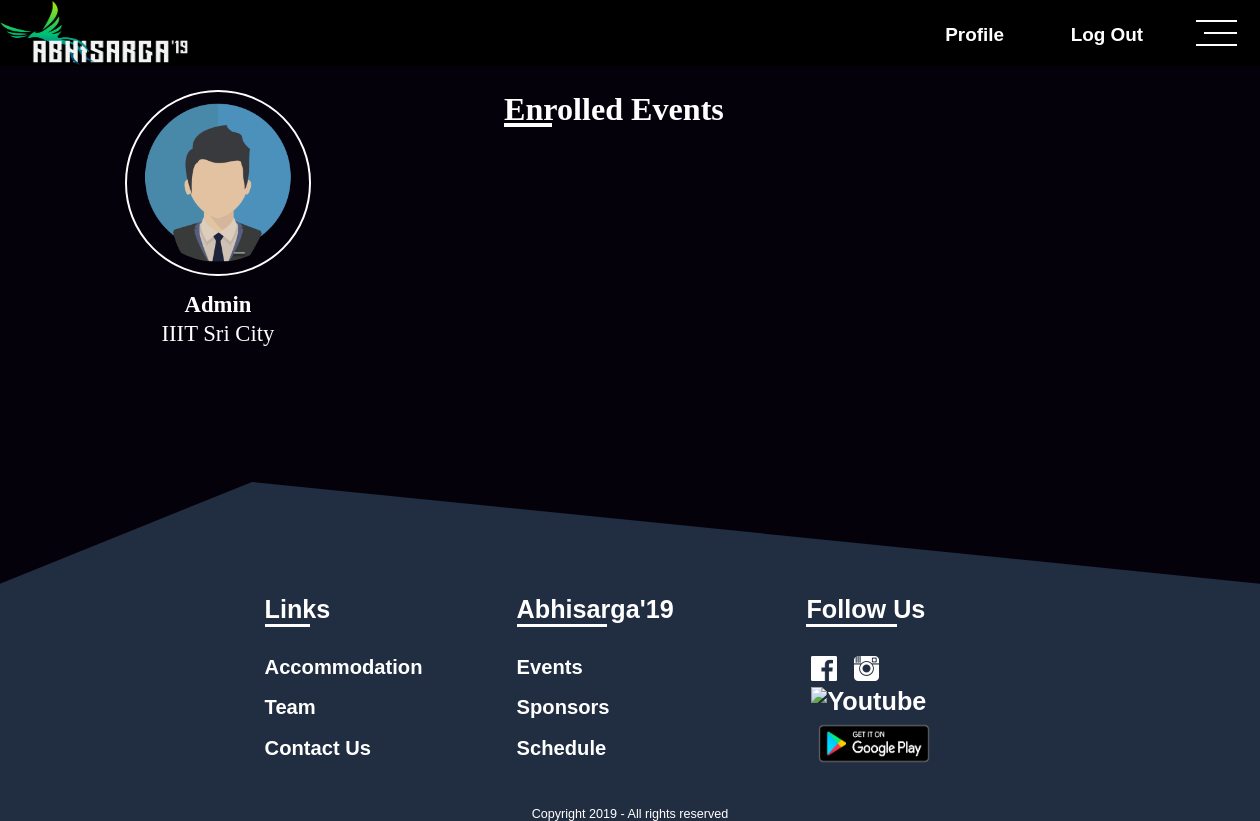
The app's page /profile/ (signed in), older data.
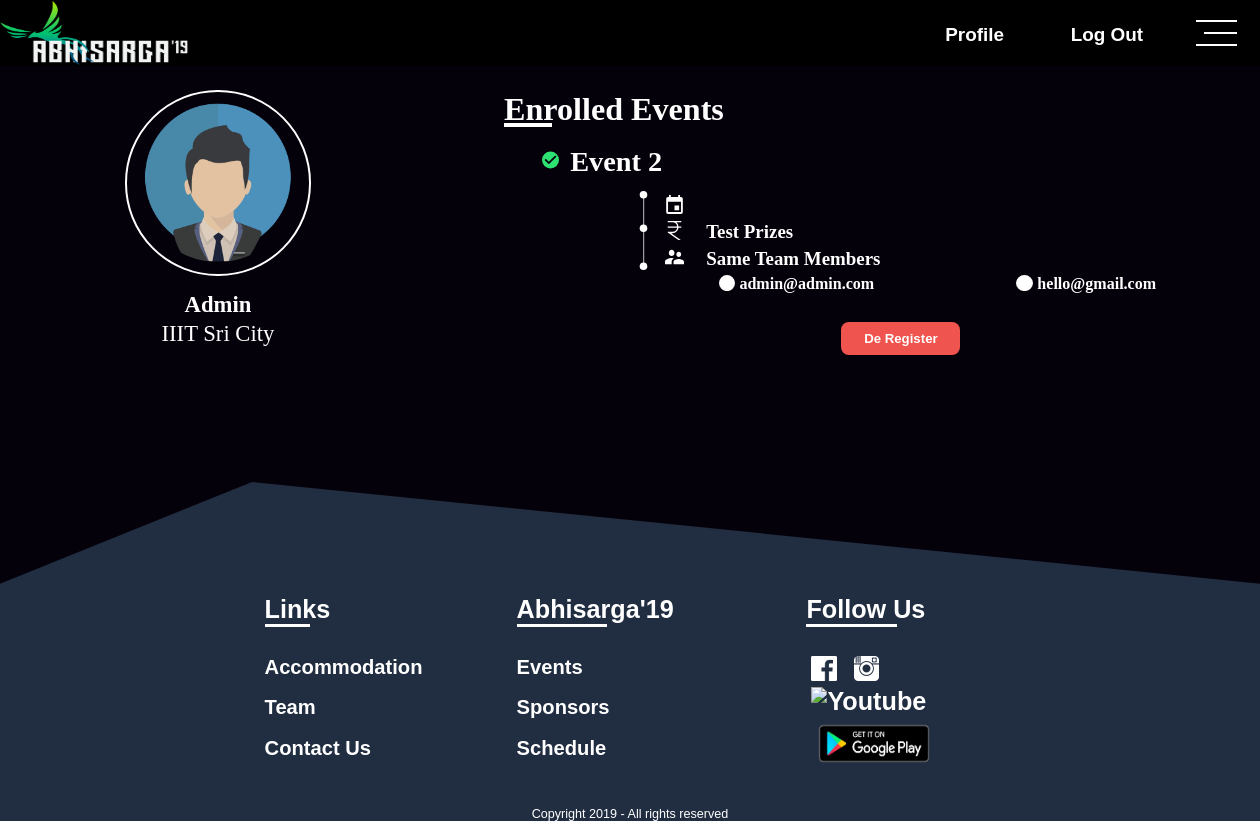
The same page, newer data.
### UserAuth/models.py (models this page shows, shortened)
class User(AbstractUser):
	mobile_no = models.CharField(max_length=15, null=True, blank=True)
	college_name = models.CharField(max_length=100, null=True, blank=True)
	description = models.CharField(max_length=150, null=True, blank=True)
	profile_pic = models.ImageField(upload_to=get_image_upload_path, null=True, blank=True)
	activation_link = models.CharField(max_length=200, null=True, blank=True)
	is_verified = models.BooleanField(default=False)
	device_token = models.CharField(max_length=200, null=True, blank=True)

### Event/models.py (models this page shows, shortened)
class Event(models.Model):
	event_category = models.ForeignKey(EventCategory, on_delete=models.CASCADE, related_name="event_category")
	name = models.CharField(max_length=200, null=True, blank=True)
	logo = models.ImageField(upload_to=get_event_photo_path, null=True, blank=True)
	registration_from = models.DateTimeField(null=True, blank=True)
	registration_to = models.DateTimeField(null=True, blank=True)
	event_from = models.DateTimeField(null=True, blank=True)
	event_to = models.DateTimeField(null=True, blank=True)
	participant_limit = models.IntegerField(default=0)
	participant_count = models.IntegerField(default=0)
	description = models.TextField()
	rules = models.TextField()
	prize = models.TextField()
	brochure = models.FileField(upload_to=get_event_photo_path, null=True, blank=True)
	organisers = models.ManyToManyField(settings.AUTH_USER_MODEL, related_name="organising_events")
	web_priority = models.IntegerField(default=0)
	app_priority = models.IntegerField(default=0)
	registration_closed = models.BooleanField(default=False)
	team_event = models.BooleanField(default=False)
	img_1 = models.FileField(upload_to=get_event_photo_path, null=True, blank=True)
	img_2 = models.FileField(upload_to=get_event_photo_path, null=True, blank=True)
	img_3 = models.FileField(upload_to=get_event_photo_path, null=True, blank=True)
	img_4 = models.FileField(upload_to=get_event_photo_path, null=True, blank=True)
	qr_code_string = models.CharField(max_length=100, null=True, blank=True)

class Team(models.Model):
	team_name = models.CharField(max_length=50, null=True, blank=True)
	event = models.ForeignKey(Event, on_delete=models.CASCADE, related_name="participating_events")
	leader = models.ForeignKey(settings.AUTH_USER_MODEL, on_delete=models.CASCADE, related_name="team_leader_of")
	present_for_event = models.BooleanField(default=False)

class Member(models.Model):
	team = models.ForeignKey(Team, on_delete=models.CASCADE, related_name="belong_to_team")
	name = models.CharField(max_length=100, null=True, blank=True)
	email = models.CharField(max_length=100, null=True, blank=True)
	mobile_no = models.CharField(max_length=20, null=True, blank=True)

### UserAuth/views.py (the view)
# urls.py: url(r'^profile/$', Profile, name='profile'),
@login_required(login_url=settings.LOGIN_REDIRECT_URL)
def Profile(request):
	profile_page = 'UserAuth/profile.html'
	if request.method=='GET':
		try:
			participated_events = Team.objects.filter(leader__username=request.user.username)
			part = list()
			for obj in participated_events:
				part.append({"event":obj.event, "team":{"leader": obj,"members": obj.belong_to_team.all()}})
			participated_events = Member.objects.filter(email=request.user.email)
			for obj in participated_events:
				part.append({"event":obj.team.event, "team":{"leader": obj.team,"members": obj.team.belong_to_team.all()}})
		except Exception as e:
			pass
		return render(request, profile_page, {"participated_events":part})

### UserAuth/templates/UserAuth/profile.html (shortened to what this page needs)
{% extends 'UserAuth/index.html' %}
{% load staticfiles %}
{% block link %}
<link rel="stylesheet" type="text/css" href="{% static 'assets/css/profile.css' %}">
<link rel="stylesheet" type="text/css" href="{% static 'assets/css/common.css' %}">
{% endblock %}
{% block content %}
<div id="bar">
	<a href="{% url 'UserAuth:home' %}"><img src="{% static 'assets/img/default-logo.png' %}" alt="Abhisarga 2K19" id="bar-logo"></a>
	<div id="menu" onclick="menuopen()">
		<div></div>
		<div></div>
		<div></div>
	</div>
	{% if request.user.is_authenticated %}
	<div id="login">
		<a href="{% url 'UserAuth:logout' %}">Log Out</a>
	</div>
	<div id="register">
		<a href="{% url 'UserAuth:profile' %}">Profile</a>
	</div>
	{% endif %}
</div>
<div id="profile-content">
	<div id="account">
	<div id="profile-image">
		{% if request.user.profile_pic %}
	  	<img src="{{ request.user.profile.url }}" alt="">
		{% else %}
		<img src="{% static 'assets/img/default-male.png' %}" alt="">
		{% endif %}
	</div>
	<div id="profile-name">
	  {% if request.user.first_name %}
	  	{{ request.user.first_name }}
	  {% endif %}
	</div>
	<div id="profile-college">
	  {% if request.user.college_name %}
	  {{ request.user.college_name }}
	  {% endif %}
	</div>
	</div>
	<div id="reg-events">
	<h1>Enrolled Events</h1>
	<ul>
		{% for object in participated_events %}
		  <li>
		    <div class="single-reg-event">
		      <h1><img src="{% static 'assets/img/svg/check.svg' %}" alt="">{{ object.event.name }}</h1>
		      <img src="{% static 'assets/img/svg/dotline.svg' %}">
		      <span><img src="{% static 'assets/img/svg/calender.svg' %}" alt="">{{ object.event.event_from|date:"M d, Y" }}</span>
		      <span><img src="{% static 'assets/img/svg/rupee.svg' %}" alt="">{{ object.event.prize }}</span>
		      {% if object.event.team_event %}
		      <span><img src="{% static 'assets/img/svg/group.svg' %}" alt="">{{ object.team.leader.team_name }} Members</span>
		      <ul>
		      	<li><img src="{% static 'assets/img/svg/circlebullet.svg' %}" alt="">{{object.team.leader.leader.email}}</li>
		      	{% for member in object.team.members %}
		        <li><img src="{% static 'assets/img/svg/circlebullet.svg' %}" alt="">{{member.email}}</li>
		       	{% endfor %}
		       </ul>
		      {% endif %}
		      <button class="deregister" onclick="deregister_event('{{object.event.id}}')">De Register</button>
		    </div>
		  </li>
		  <br>
	  	{% endfor %}
	</ul>
	</div>
</div>
{% endblock %}

### UserAuth/templates/UserAuth/index.html (shortened to what this page needs)
{% load staticfiles %}
<!DOCTYPE html>
<html lang="en">
	<head>
	{% block link %}
	{% endblock %}
  </head>
  <body onload="initialize()">
    {% block content %}
    {% endblock %}
    <div id="footer">
			<div id="links">
				<div>
					Links
					<hr align="left" width="20%">
				</div>
				<ul>
					<li><a href="{% url 'Accomodation:accomodation' %}">Accommodation</a></li>
					<li><a href="{% url 'Other:team' %}">Team</a></li>
					<li><a href="{% url 'Other:contactus' %}">Contact Us</a></li>
				</ul>
			</div>
			<div id="title">
				<div>
					Abhisarga'19
					<hr align="left" width="40%">
				</div>
				<ul>
					<li><a href="{% url 'Event:events' %}">Events</a></li>
					<li><a href="{% url 'Other:sponsors' %}">Sponsors</a></li>
					<li><a href="{% url 'Other:schedule' %}">Schedule</a></li>
				</ul>
			</div>
			<div id="social">
				<div>
					Follow Us
					<hr align="left" width="40%">
				</div>
				<br>
				<a href="https://www.facebook.com/abhisarga/"><img src="{% static 'assets/img/fb.png' %}" alt="Facebook"></a>
				<a href="https://www.instagram.com/abhisarga/"><img src="{% static 'assets/img/insta.png' %}" alt="Instagram"></a>
				<a href="https://www.youtube.com/channel/UCf1DbeeTKGzpwRv9X7YECfg"><img src="{% static 'assets/img/youtube.png' %}" alt="Youtube"></a>
				<br>
				<a href="https://play.google.com/store/apps/details?id=com.abhisarga.mobileapp" target="_blank"><img src="{% static 'assets/img/googleplay.png' %}" alt="Google Play Store" style="width: 5em; height: 2.2em"></a>
			</div>
			<div id="copyright">Copyright 2019 - All rights reserved</div>
    </div>
  </body>
</html>

### static/assets/css/profile.css (style rules this page uses)
body { padding: 0; margin: 0; background: #05010b; overflow-x: hidden; }
div { margin: 0; padding: 0; }
a { text-decoration: none; color: #fff; }
#profile-content { position: relative; width: 100%; color: #fff; }
#account { position: absolute; font-size: 1.8vw; width: 17em; left: 2vw; top: 1vw; }
#profile-image { position: relative; width: 8em; height: 8em; margin: 0.5em auto; border-radius: 50%; border: 0.1em solid #fff; color: #fff; }
#profile-image img { width: 7em; height: 7em; position: absolute; top: 0.5em; left: 0.5em; border-radius: 50%; }
#profile-name { position: relative; width: 90%; height: 1.5em; box-sizing: border-box; padding: 0.25em 1em; text-align: center; font-weight: bold; margin: 0 auto; }
#profile-college { position: relative; width: 90%; margin: 0 auto; height: 3em; box-sizing: border-box; padding: 0 1em; text-align: center; }
#reg-events { position: relative; font-size: 1.5vw; top: 2vw; left: 40vw; width: 60vw; min-height: 33vw; }
#reg-events > h1 { font-size: 1.7em; padding: 0; margin: 0; height: 1.1em; position: relative; }
#reg-events > h1::after { position: absolute; content: ""; width: 1.5em; height: 0.1em; bottom: 0; left: 0; background: #fff; }
#reg-events > ul { list-style: none; padding: 0; margin: 0; width: 100%; }
.single-reg-event { position: relative; width: 100%; margin: 1em 0; box-sizing: border-box; padding-left: 2em; }
.single-reg-event > h1 { position: relative; font-size: 1.5em; width: 100%; margin: 0; padding: 0; padding-left: 1em; margin-bottom: 0.6em; height: 1em; }
.single-reg-event > h1 img { position: absolute; height: 1em; width: 0.6em; left: 0; top: 0; }
.deregister { font-size: 0.7em; padding: 0; margin: 0 auto; height: 2.5em; width: 9em; border-radius: 0.6em; outline: 0; border: 0; color: #fff; font-weight: bold; background: #f0544e; cursor: pointer; margin-top: 2em; display: block; }
.single-reg-event > img { width: 0.8em; position: absolute; height: 4.2em; top: 2.4em; left: 7em; }
.single-reg-event > span { position: relative; height: 1em; margin: 0; padding: 0.2em 0; width: 17em; left: 6.5em; padding-left: 2.2em; font-weight: bold; display: block; }
.single-reg-event span > img { position: absolute; height: 1em; top: 0.2em; left: 0; width: 1em; }
.single-reg-event > ul { list-style-position: inside; position: relative; font-size: 0.85em; left: 8em; width: 37em; padding: 0; margin: 0; margin-left: 3em; }
.single-reg-event > ul li { width: 17em; display: inline-block; margin: 0.3em 0; font-weight: bold; padding: 0; height: 1em; padding-left: 1.3em; position: relative; }
.single-reg-event > ul img { position: absolute; width: 1em; height: 1em; left: 0; top: 0; }

### static/assets/css/common.css (style rules this page uses)
div { padding: 0; margin: 0; }
hr { height: 0.1em; background-color: #fff; margin: 0; border: 0; }
a { text-decoration: none; color: #fff; }
#bar { width: 100%; position: relative; font-size: 1.5vw; background-color: #000; height: 3.5em; font-family: 'Content', sans-serif; }
#bar-logo { height: 100%; width: 10em; }
#register { color: #fff; height: 3.5em; padding: 1.25em 0; width: 7em; text-align: center; font-weight: bold; float: right; }
#login { color: #fff; height: 3.5em; padding: 1.25em 0; width: 7em; text-align: center; font-weight: bold; float: right; }
#menu { height: 1.9em; margin: 0.8em 1.2em; width: 2.2em; display: flex; flex-direction: column; justify-content: space-around; cursor: pointer; float: right; }
#menu div { height: 5%; background: #fff; border: 0; width: 100%; }
#menu div:nth-child(2) { width: 80%; align-self: flex-end; }
#footer { width: 100%; position: relative; font-size: 2vw; padding-top: 4.5em; color: #fff; background: #212d40; clip-path: polygon(20% 0, 100% 30%, 100% 100%, 0 100%, 0 30%); display: flex; justify-content: center; flex-wrap: wrap; font-family: 'Headings', sans-serif; font-weight: bolder; }
#footer div div { width: 9em; }
#links { width: 20%; }
#title { width: 23%; }
#social { width: 15% }
#footer ul { font-size: 0.8em; line-height: 2em; list-style: none outside; padding-left: 0; }
#footer img { height: 1em; width: 1em; padding: 0; margin: 0 0.2em; }
#copyright { width: 100%; margin-top: 1.5em; font-weight: lighter; font-size: 0.5em; text-align: center; }

Row changes from the older to the newer data that the page shows:
now on this page (row edited): Event: event.name "Event 2", event.prize "Test Prizes", team_event True (drawn), team.leader.team_name "Same Team", team.leader.leader.email "admin@admin.com"
added Member: email "hello@gmail.com"
